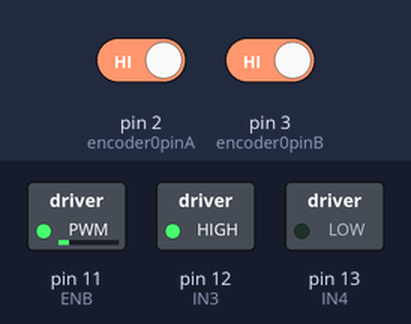
A sketch run on a simulated Arduino Uno, built with avr-gcc and run on an emulated ATmega328P. On the bench: switched loads named in the sketch (green lamp = pin HIGH). Inputs (shaded band) come from the test bench; at power-on: pin 2 (encoder0pinA) HIGH, pin 3 (encoder0pinB) HIGH. What the sketch prints to the serial monitor is not drawn.

Above: at 0.1 s.
Timing chart, 0 to 1.6 s (numbered marks = the images above):
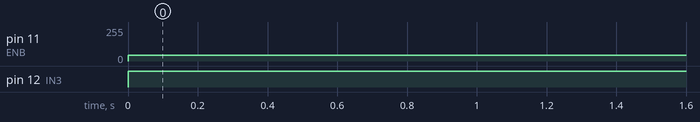

Measured:
- by itself, pin 11 (ENB): 0/255 → 44/255 at 0.00 s
- by itself, pin 12 (IN3): LOW → HIGH at 0.00 s

The sketch:

Encoder_L298N.ino
```cpp
#define ENB 11
#define IN3 12
#define IN4 13

const byte encoder0pinA = 2;//A pin -> the interrupt pin 0
const byte encoder0pinB = 3;//B pin -> the interrupt pin 1
byte encoder0PinALast;
int duration;//the number of the pulses
boolean Direction;//the rotation direction

volatile int lastEncoded = 0;
volatile long encoderValue = 0;

void setup()
{
  pinMode(ENB, OUTPUT);
  pinMode(IN3, OUTPUT);
  pinMode(IN4, OUTPUT);
  Serial.begin(57600);//Initialize the serial port
  EncoderInit();//Initialize the module
}

void loop()
{
  Serial.print("encoderValue:");
  Serial.println(encoderValue);
  encoderValue = 0;
  GoMotor(300, 0);
  delay(1000);
}


void GoMotor(double PWM, boolean DIRECTION)
{
  analogWrite(ENB,PWM);

  if(DIRECTION == 0)
  {
   digitalWrite(IN3, HIGH);
   digitalWrite(IN4, LOW);
  }
  else
  {
   digitalWrite(IN3, LOW);
   digitalWrite(IN4, HIGH);
  }
}

// 5초 1회전 344
void GoMotor_test(double ENCODERVAL, boolean DIRECTION)
{
  ENCODERVAL = encoderValue;

  if(DIRECTION == 0)
  {
   digitalWrite(IN3, HIGH);
   digitalWrite(IN4, LOW);
  }
  else
  {
   digitalWrite(IN3, LOW);
   digitalWrite(IN4, HIGH);
  }

  for (float i=0 ; i <= ENCODERVAL ; i++)
  {
    analogWrite(ENB,i);
  }
}

void EncoderInit()
{
  Direction = true;//default -> Forward
  pinMode(encoder0pinA,INPUT);
  pinMode(encoder0pinB,INPUT);
  digitalWrite(encoder0pinA, HIGH); //turn pullup resistor on
  digitalWrite(encoder0pinB, HIGH); //turn pullup resistor on
  attachInterrupt(0, updateEncoder, CHANGE);
  attachInterrupt(1, updateEncoder, CHANGE);
}


void updateEncoder(){
  int MSB = digitalRead(encoder0pinA); //MSB = most significant bit
  int LSB = digitalRead(encoder0pinB); //LSB = least significant bit

  int encoded = (MSB << 1) |LSB; //converting the 2 pin value to single number
  int sum  = (lastEncoded << 2) | encoded; //adding it to the previous encoded value

  if(sum == 0b1101 || sum == 0b0100 || sum == 0b0010 || sum == 0b1011) encoderValue ++;
  if(sum == 0b1110 || sum == 0b0111 || sum == 0b0001 || sum == 0b1000) encoderValue --;

  lastEncoded = encoded; //store this value for next time
}
```
